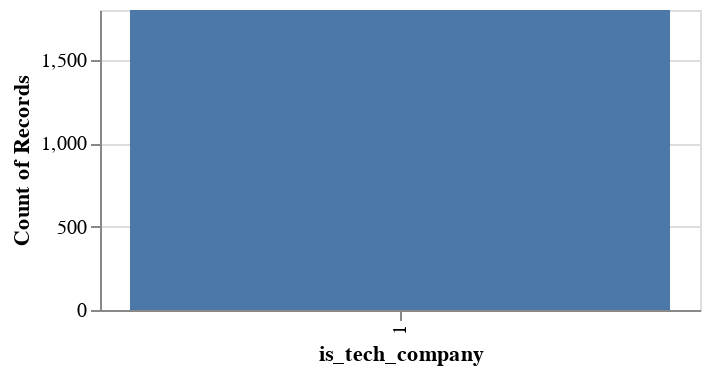

Source (notebook cell):
### Markdown cell above
Now we have fixed the issue and can continue forth with EDA!

### Code cell
alt.Chart(qna).mark_bar().encode(
    alt.X('is_tech_company:N'),
    alt.Y('count()')
).properties(
    width=300,
    height=150)

### Figure 1 — Vega-Lite specification as saved in the notebook (floating-point values rounded to 4 significant figures; data arrays with more than 128 entries replaced by an {"elided": "..."} marker saying what was removed)
{"config": {"view": {"continuousWidth": 300, "continuousHeight": 300}}, "data": {"name": "data-f90c32cf02a3a7ffba0e6b1b5bc01796"}, "mark": {"type": "bar"}, "encoding": {"x": {"field": "is_tech_company", "type": "nominal"}, "y": {"aggregate": "count", "type": "quantitative"}}, "height": 150, "width": 300, "$schema": "https://vega.github.io/schema/vega-lite/v5.20.1.json", "datasets": {"data-f90c32cf02a3a7ffba0e6b1b5bc01796": {"elided": "1800 records"}}}
